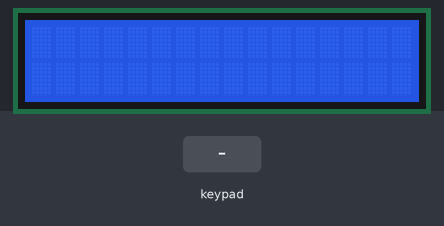
This sketch was run on a simulated Arduino Uno, built with avr-gcc and run on an emulated ATmega328P. On the bench: 16×2 character LCD. The test bench sets the inputs (shaded band).

Above: at 1.3 s.
1.4 s: keypad keys 0 1 6 7 # pressed 0.4 s apart
At 3.4 s:
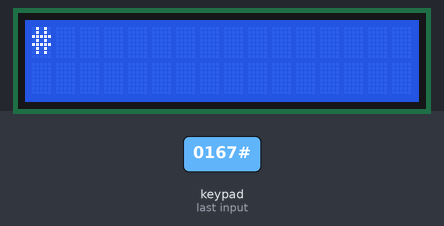
4.9 s: key 'A' pressed
At 6.0 s:
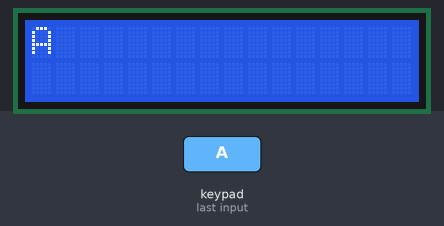
6.4 s: key 'B' pressed
At 7.3 s:
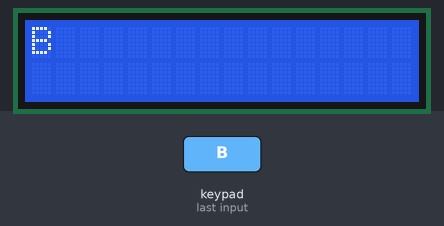
7.9 s: keypad keys 0 1 6 7 * pressed 0.4 s apart
At 10.9 s:
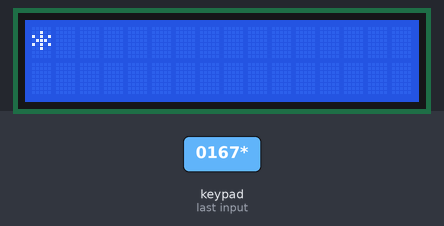
11.4 s: key 'C' pressed
At 12.3 s:
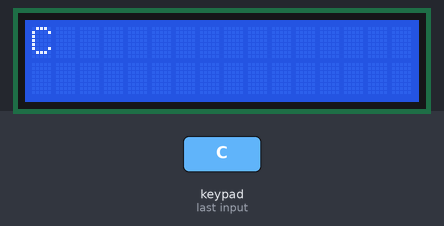
12.9 s: keypad keys 0 1 6 7 D pressed 0.4 s apart
At 13.5 s:
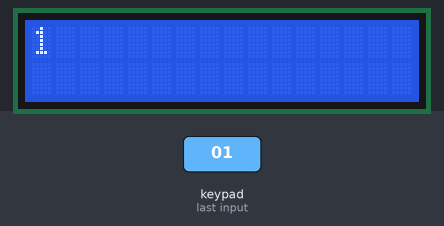
Timing chart, 0 to 15.9 s (numbered marks = the images above; inputs shaded):
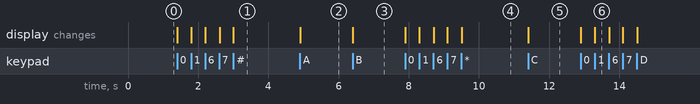

Measured:
- after the input at 1.4 s, the display: first changes at once (image 1 shows a later state)
- after the input at 4.9 s, the display: changes at once (image 2)
- after the input at 6.4 s, the display: changes at once (image 3)
- after the input at 7.9 s, the display: first changes at once (image 4 shows a later state)
- after the input at 11.4 s, the display: changes at once (image 5)
- after the input at 12.9 s, the display: first changes at once (image 6 shows a later state)

The sketch:

LCD+KEYPAD.ino
```cpp
#include<Keypad.h>
#include<LiquidCrystal.h>

int rs=12,en=11,d4=5,d5=4,d6=3,d7=2;
LiquidCrystal lcd(rs,en,d4,d5,d6,d7);

const byte ROWS=4;
const byte COLS=4;

char hexaKeys[ROWS][COLS]={
  {'1','2','3','A'},
  {'4','5','6','B'},
  {'7','8','9','C'},
  {'*','0','#','D'}
};

byte rowPins [ROWS]={0,1,6,7};
byte colPins [COLS]={8,9,10,13};
Keypad customkeypad=Keypad(makeKeymap(hexaKeys), rowPins,colPins,ROWS, COLS);

void setup(){
  lcd.begin(16,2);
  lcd.begin(16, 2);
}

void loop(){
  char customKey=customkeypad.getKey();
  if (customKey){
    lcd.setCursor(0, 0);
    lcd.print(customKey);
  }
}
```
